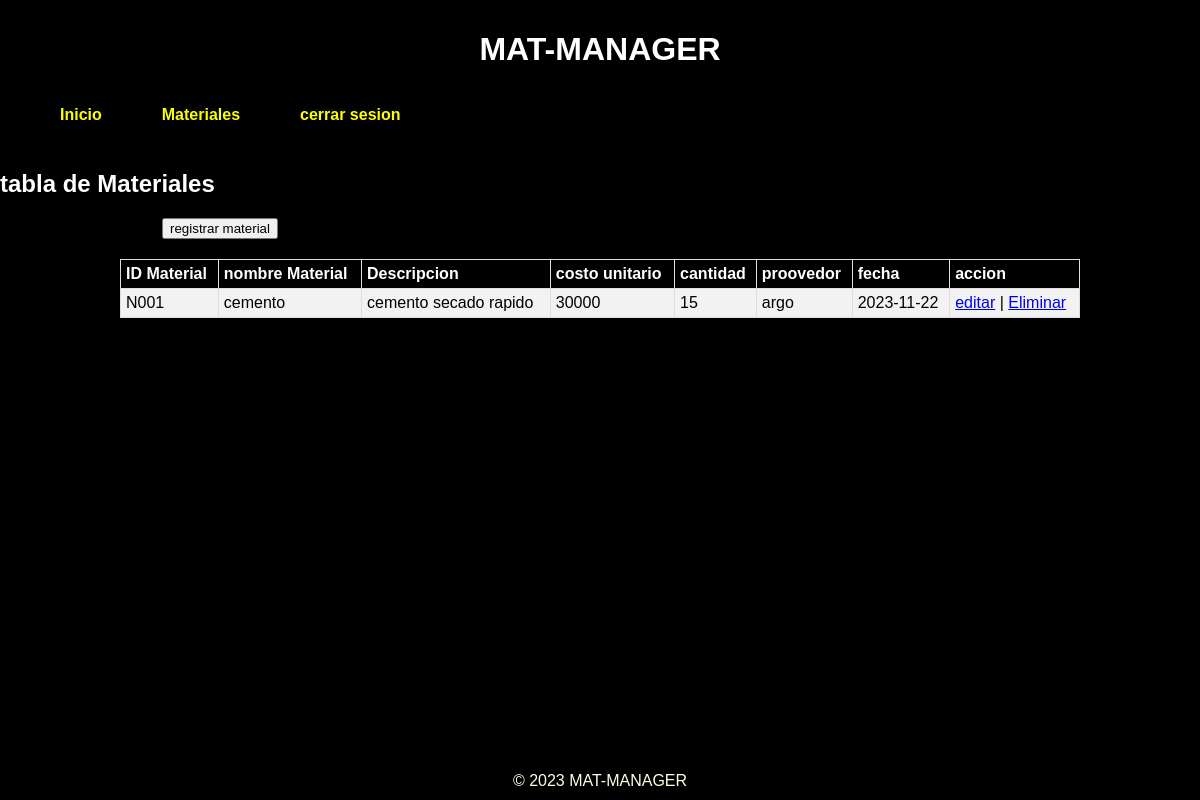
The page /tables/MaterialsTable.php on the database its author committed.
### tables this page shows
CREATE TABLE `materiales` (
  `idMaterial` varchar(8) NOT NULL,
  `MaterialName` varchar(15) NOT NULL,
  `Description` varchar(30) NOT NULL,
  `costoUnitario` int(10) NOT NULL,
  `cantidadMaterial` int(10) NOT NULL,
  `proovedor` varchar(15) NOT NULL,
  `date_reg` date NOT NULL
);

### tables/MaterialsTable.php (the view, shortened to what this page needs)
<!DOCTYPE html>
<html lang="en">
<head>
    <link rel="stylesheet" href="../styles/style.css">
</head>
<body>
    <header>
        <h1>MAT-MANAGER</h1>
        <nav>
            <ul class="menu">
                <li><a href="index.php">Inicio</a></li>
                <li><a href="../tables/MaterialsTable.php">Materiales</a></li>
                <li><a href="../logout.php">cerrar sesion</a></li>
            </ul>
        </nav>
    </header>
    <h2>tabla de Materiales</h2>
    <div class="register">
        <form action="../materiales/registerMateriales.php" class="btn-register">
            <input type="submit" value="registrar material">
        </form>
    </div>
    <table>
        <tr>
            <th>ID Material</th>
            <th>nombre Material</th>
            <th>Descripcion</th>
            <th>costo unitario</th>
            <th >cantidad</th>
            <th>proovedor</th>
            <th>fecha</th>
            <th>accion</th>
        </tr>
        <?php
            include "../con_db.php";
            $consulta = "SELECT * FROM Materiales";
            $resultado = mysqli_query($conex, $consulta);
            if ($resultado){
                while ($row = $resultado->fetch_assoc()){
                    echo "<tr>";
                    echo "<td>" . $row["idMaterial"] . "</td>";
                    echo "<td>" . $row["MaterialName"] . "</td>";
                    echo "<td>" . $row["Description"] . "</td>";
                    echo "<td>" . $row["costoUnitario"] . "</td>";
                    echo "<td>" . $row["cantidadMaterial"] . "</td>";
                    echo "<td>" . $row["proovedor"] . "</td>";
                    echo "<td>" . $row["date_reg"] . "</td>";
                    echo "<td>
                            <a href='../CRUD/editar.php?idMaterial=" . $row["idMaterial"] . "'>editar</a> |
                            <a href='../CRUD/eliminar.php?idMaterial=" . $row["idMaterial"] . "'>Eliminar</a>
                            </td>";
                    echo "</tr>";
                }
            }else {
                echo "<tr><td colspan='5'>0 resultados</td></tr>";
            }
        ?>
    </table>
    <footer>
        &copy; 2023 MAT-MANAGER
    </footer>
</body>
</html>

### styles/style.css (style rules this page uses)
body { background-color: #000000; margin: 0; padding: 0; font-family: Arial, sans-serif; }
header { background-color: #000; color: #FFFFE0; text-align: center; padding: 10px 0; }
footer { background-color: #000; color: #FFFFE0; text-align: center; padding: 10px 0; position: absolute; bottom: 0; width: 100%; }
nav a { text-decoration: none; color: #fbff00; padding: 10px 20px; }
h1 { color: #ffffff; }
nav { display: flex; justify-content: space-between; align-items: center; }
.menu { list-style: none; display: flex; gap: 20px; }
.menu li { margin: 0; }
.menu a { text-decoration: none; color: #fbff00; font-weight: bold; }

### tables/MaterialsTable.php (style rules this page uses)
table { border-collapse: collapse; width: 80%; margin: 0 auto; }
th, td { border: 1px solid #ddd; padding: 5px; text-align: left; }
th { background-color: #000000; color: #ffffff; }
tr { background-color: #f2f2f2; }
.register { text-align: center; margin: 20px; max-width: 400px; }
h2 { color: #ffffff; }

### rows shown on the page
materiales: idMaterial "N001", MaterialName "cemento", Description "cemento secado rapido", costoUnitario "30000", cantidadMaterial "15", proovedor "argo", date_reg "2023-11-22"
